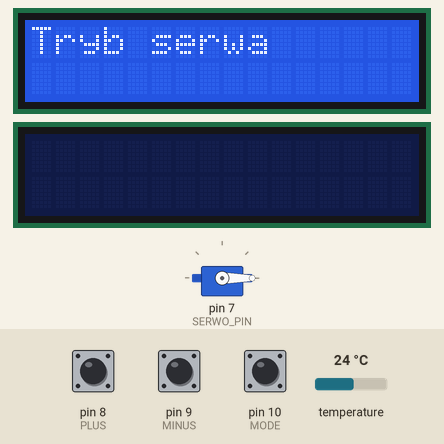
Recording of a sketch running on a simulated Arduino Uno, built with avr-gcc and run on an emulated ATmega328P. Shown: 2 × 16×2 character LCD, servo. The test bench sets the inputs (shaded band); at power-on: pin 10 (MODE) HIGH, pin 8 (PLUS) HIGH, pin 9 (MINUS) HIGH, temperature 24 °C.

Above: at 1.9 s.
2.0 s: pin 10 (MODE) pulled LOW for 1 s
At 4.2 s:
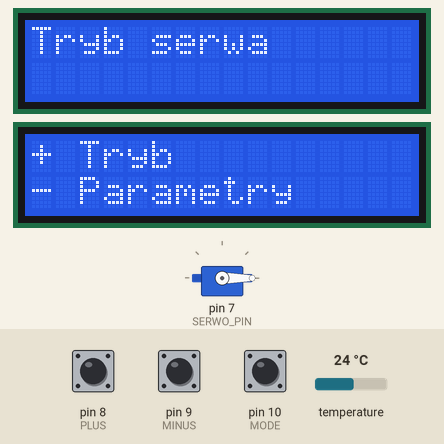
4.5 s: pin 8 (PLUS) pulled LOW for 0.15 s
At 5.1 s:
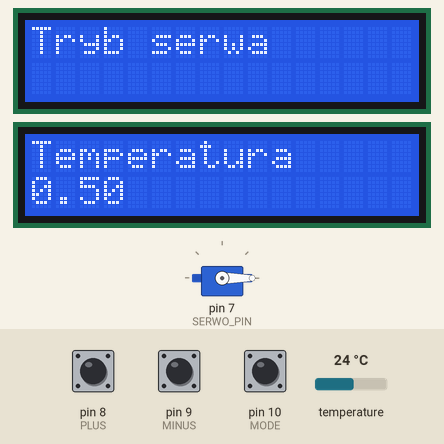
6.1 s: pin 10 (MODE) pulled LOW for 0.15 s
At 7.4 s:
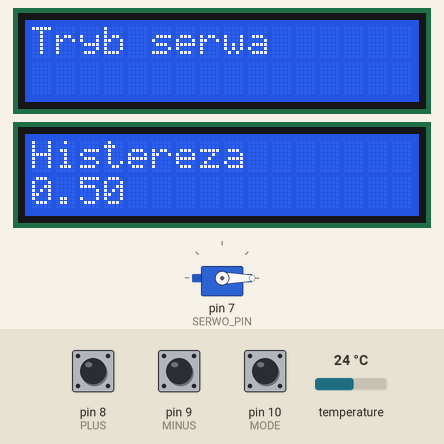
7.7 s: pin 10 (MODE) pulled LOW for 3.2 s
At 11.6 s:
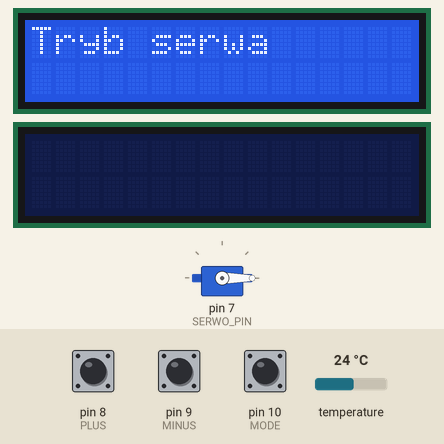
Timing chart, 0 to 13.1 s (numbered marks = the images above; inputs shaded):
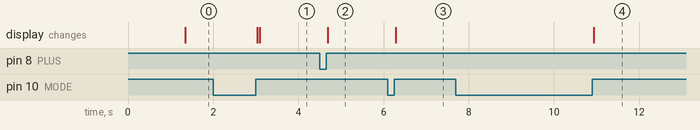

Measured:
- after the input at 2.0 s, the display: first changes after 1.0 s (image 1 shows a later state)
- after the input at 4.5 s, the display: changes after 0.19 s (image 2)
- after the input at 6.1 s, the display: changes after 0.19 s (image 3)
- after the input at 7.7 s, the display: changes after 3.2 s (image 4)

The sketch:

temp.ino
```cpp
/*
LCD
 *magistrala
 pin2 D7
 pin3 D6
 pin4 D5
 pin5 D4

 pin12 RS
 pin11 E
 GND RW
 GND VSS
 5V VCC
 Dzielnik napięcia V0

Servo
 5V czerwony
 GND czarny
 pin7 żółty

DS18B20
  5V czerwony
  GND czarny
  pin6 tentrzeci

przycisk1
 5V i pin8
przycisk2
 5V i pin9
przycisk3
 5V i pin10


 */

#include <LiquidCrystal.h>
#include <Servo.h>
#include <OneWire.h>
#include <DallasTemperature.h>

#define MAGISTRALA 6
#define SERWO_PIN 7 //albo przekaznik

#define PLUS 8
#define MINUS 9
#define MODE 10

float* chciana_temp = NULL;
float* histereza = NULL;
bool* tryb =NULL;                      //serwo = true      przekaznik = false
LiquidCrystal lcd(12, 11, 5, 4, 3, 2);
Servo serwo;
int i;
OneWire onewire(MAGISTRALA);
DallasTemperature termometr(&onewire);


bool przycisk(int pin);
void opcje(int przycisk1,int przyciskplus,int przyciskminus,LiquidCrystal lcd,float *chciana_temp , float *histereza , bool *tryb);
float tryb_serwa(Servo serwo, DallasTemperature termometr, LiquidCrystal lcd);
float tryb_przekaznika(int przekaznik, DallasTemperature termometr, LiquidCrystal lcd);


void setup() {

  *chciana_temp = 78.2;
  *histereza = 0.5;
  *tryb=false;

  pinMode(PLUS,INPUT_PULLUP);
  pinMode(MINUS,INPUT_PULLUP);
  pinMode(MODE,INPUT_PULLUP);
  lcd.begin(16, 2);
  serwo.attach(SERWO_PIN);
  serwo.write(0);
  delay(500);
  termometr.begin();
  Serial.begin(9600);
  }

void loop()
{
  if(*tryb)
  {
    tryb_serwa(serwo, termometr, lcd,chciana_temp,histereza);
    lcd.setCursor(0,0);
    lcd.print("Tryb serwa      ");
  }
  else
  {
    tryb_przekaznika(7,termometr,lcd,chciana_temp,histereza);
     lcd.setCursor(0,0);
     lcd.print("Tryb przekaźnika");
  }
  for(i=0;i<25;i++)
  {
    if(przycisk(MODE))
    {
      opcje(MODE,PLUS,MINUS,lcd,chciana_temp,histereza,tryb);
      break;
    }
    delay(5);
  }

}

bool przycisk(int pin)
{
  if(digitalRead(pin) == LOW)
  {
    delay(30);
    while(digitalRead(pin) == LOW);
    delay(30);
    return true;
  }
  else
    return false;
}

void opcje(int przycisk1,int przyciskplus,int przyciskminus,LiquidCrystal lcd,float *chciana_temp , float *histereza , bool *tryb)
{
    lcd.begin(16,2);
    int f=2;
    lcd.setCursor(0,0);
    lcd.print("+ Tryb     ");
    lcd.setCursor(0,1);
    lcd.print("- Parametry    ");
      while(f==2)
      {
       if(przycisk(przyciskplus))
          f=1;
        else if(przycisk(przyciskminus))
          f=0;
        else
          f=2;
      }
    if(f==0)
    {
      f=2;
      lcd.setCursor(0,0);
      lcd.print("+ Serwo     ");
      lcd.setCursor(0,1);
      lcd.print("- Przekaźnik       ");
      while(f==2)
      {
       if(przycisk(przyciskplus))
          f=0;
        else if(przycisk(przyciskminus))
         f=1;
        else
          f=2;
      }
      if(f==0)
      {
        *tryb=true;
      }
      else
      {
        *tryb=false;
      }
    }
    else
    {
      bool z=true;
      while(!przycisk(przycisk1))
      {
        if(z)
        {
          lcd.clear();
          lcd.setCursor(0,0);
          lcd.print("Temperatura   ");
          lcd.setCursor(0,1);
          lcd.print(*chciana_temp);
        }
        if(przycisk(przyciskplus))
        {
          (*chciana_temp) += 0.1;
          z=true;
        }
        else if(przycisk(przyciskminus))
        {
          (*chciana_temp) -= 0.1;
          z=true;
        }
        else
          z=false;
      }
      lcd.clear();
      lcd.setCursor(0,0);
      lcd.print("Histereza   ");
      while(!przycisk(przycisk1))
      {
        lcd.setCursor(0,1);
        lcd.print(*histereza);
        if(przycisk(przyciskplus))
          (*histereza) += 0.1;
        else if(przycisk(przyciskminus))
          (*histereza) -= 0.1;
      }

    }
}
float tryb_serwa(Servo serwo, DallasTemperature termometr, LiquidCrystal lcd,float *chciana_temp,float* histereza)
{
  float temp;
  lcd.setCursor(0, 1);
  lcd.print("T =         ");
  termometr.requestTemperatures();
  temp = termometr.getTempCByIndex(0);
  lcd.print(temp);
  if(temp-*chciana_temp>*histereza)
  {
    serwo.write(90);
  }
  else if(*chciana_temp-temp>*histereza)
  {
    serwo.write(0);
  }
  return temp;
}
float tryb_przekaznika(int przekaznik, DallasTemperature termometr, LiquidCrystal lcd,float *chciana_temp,float* histereza)
{
  float temp;
  lcd.setCursor(0, 1);
  lcd.print("T = ");
  termometr.requestTemperatures();
  temp = termometr.getTempCByIndex(0);
  lcd.print(temp);
  if(temp-*chciana_temp>*histereza)
  {
    digitalWrite(przekaznik,LOW);
  }
  else if(*chciana_temp-temp>*histereza)
  {
    digitalWrite(przekaznik,HIGH);
  }
  return temp;
}
```
